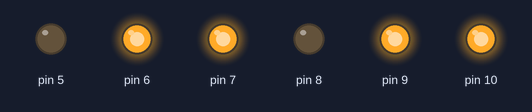
A sketch run on a simulated Arduino Uno, built with avr-gcc and run on an emulated ATmega328P. Shown: output pins drawn as LEDs (lit = HIGH).

Above: at 0.1 s.
At 1.1 s:
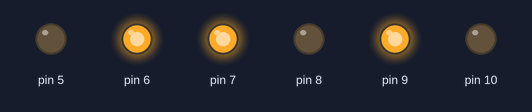
Timing chart, 0 to 2.6 s (numbered marks = the images above):
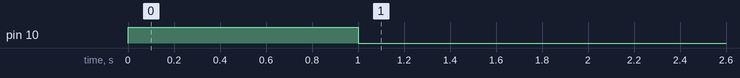

The sketch:

MotorShield2.ino
```cpp
void LeftBackward()
{
  //Left backward
  digitalWrite(7, LOW);
  digitalWrite(8, HIGH);
  analogWrite(10, 255);
}

void LeftForward()
{
  //Left forward
  digitalWrite(7, HIGH);
  digitalWrite(8, LOW);
  analogWrite(10, 255);
}

void RightForward()
{
  //Right backward
  digitalWrite(5, HIGH);
  digitalWrite(6, LOW);
  analogWrite(9, 255);
}

void RightBackward()
{
  //Right backward
  digitalWrite(5, LOW);
  digitalWrite(6, HIGH);
  analogWrite(9, 255);
}

void LeftStop()
{
  //Left stop
  analogWrite(10, 0);
}

void RightStop()
{
  //Right stop
  analogWrite(9, 0);
}

void setup()
{
  // put your setup code here, to run once:

  //
  pinMode(5, OUTPUT);
  pinMode(6, OUTPUT);
  pinMode(7, OUTPUT);
  pinMode(8, OUTPUT);
  pinMode(9, OUTPUT);
  pinMode(10, OUTPUT);

  RightBackward();
  LeftForward();
  delay(1000);
  LeftStop();
}

void loop() {
  // put your main code here, to run repeatedly:

}
```
